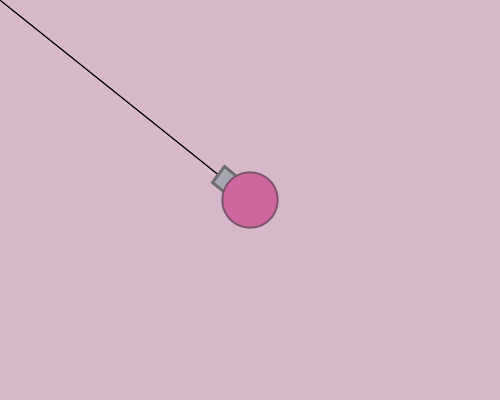
Frame 1 (no input)
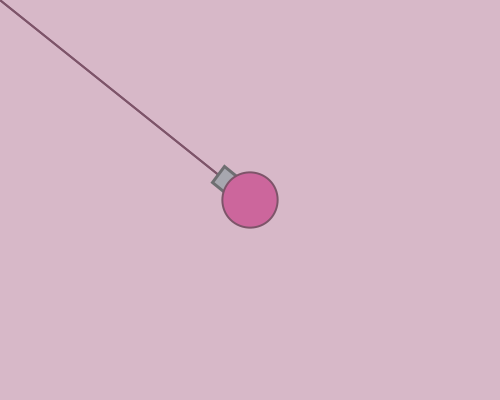
Frame 60 (the mouse pressed at the canvas centre just before this capture)
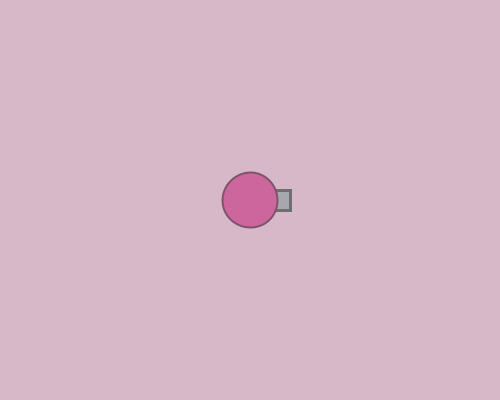
Frame 120 (the mouse held since frame 60 and released just before this capture)

The Processing sketch that drew these frames (run headless with seeded random() and noise(); from frame 60 on, the mouse is pressed at the canvas centre):

// Processing sketch: week07_3_arras03_atan_angle_rotate_translate
// ── week07_3_arras03_atan_angle_rotate_translate.pde
void setup() {
  size(500, 400);
}

int x = 250, y = 200;
void draw() {
  background(215, 184, 200);

  line(x, y, mouseX, mouseY);
  float dx = mouseX - x, dy = mouseY - y;
  float a = atan2(dy, dx); //a是角度
  line(x, y, mouseX, mouseY);
  myTank(x, y, a);
}

void myTank(float x, float y, float a) {
  translate(x, y); //大二圖學課教的移動
  rotate(a); //大二圖學課教的旋轉
  
  fill(167, 167, 175);
  stroke(110, 110, 113);
  strokeWeight(3);
  rect(20, -10, 20, 20); //砲管位置及大小

  fill(204, 102, 156);
  stroke(125, 84, 105);
  strokeWeight(2);
  ellipse(0, 0, 55, 55); //球體位置及大小
}
